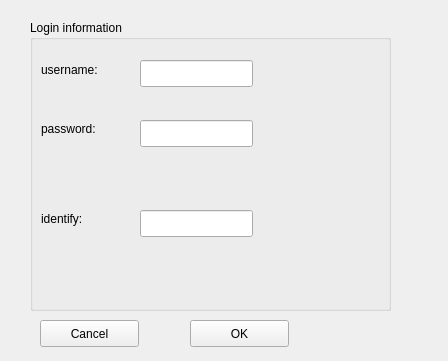
<?xml version="1.0" encoding="UTF-8"?>
<ui version="4.0">
 <class>newreg</class>
 <widget class="QWidget" name="newreg">
  <property name="geometry">
   <rect>
    <x>0</x>
    <y>0</y>
    <width>448</width>
    <height>361</height>
   </rect>
  </property>
  <property name="windowTitle">
   <string>Form</string>
  </property>
  <widget class="QGroupBox" name="groupBox">
   <property name="geometry">
    <rect>
     <x>30</x>
     <y>20</y>
     <width>361</width>
     <height>291</height>
    </rect>
   </property>
   <property name="title">
    <string>Login information</string>
   </property>
   <widget class="QLineEdit" name="m_textRegName">
    <property name="geometry">
     <rect>
      <x>110</x>
      <y>40</y>
      <width>113</width>
      <height>27</height>
     </rect>
    </property>
   </widget>
   <widget class="QLineEdit" name="m_textRegPsw">
    <property name="geometry">
     <rect>
      <x>110</x>
      <y>100</y>
      <width>113</width>
      <height>27</height>
     </rect>
    </property>
   </widget>
   <widget class="QLineEdit" name="m_textRegPswAuth">
    <property name="geometry">
     <rect>
      <x>110</x>
      <y>190</y>
      <width>113</width>
      <height>27</height>
     </rect>
    </property>
   </widget>
  </widget>
  <widget class="QPushButton" name="m_btnCancel">
   <property name="geometry">
    <rect>
     <x>40</x>
     <y>320</y>
     <width>99</width>
     <height>27</height>
    </rect>
   </property>
   <property name="text">
    <string>Cancel</string>
   </property>
  </widget>
  <widget class="QPushButton" name="m_btnOK">
   <property name="geometry">
    <rect>
     <x>190</x>
     <y>320</y>
     <width>99</width>
     <height>27</height>
    </rect>
   </property>
   <property name="text">
    <string>OK</string>
   </property>
  </widget>
  <widget class="QLabel" name="label_6">
   <property name="geometry">
    <rect>
     <x>41</x>
     <y>210</y>
     <width>57</width>
     <height>17</height>
    </rect>
   </property>
   <property name="text">
    <string>identify:</string>
   </property>
  </widget>
  <widget class="QLabel" name="label_4">
   <property name="geometry">
    <rect>
     <x>41</x>
     <y>61</y>
     <width>71</width>
     <height>17</height>
    </rect>
   </property>
   <property name="text">
    <string>username:</string>
   </property>
  </widget>
  <widget class="QLabel" name="label_5">
   <property name="geometry">
    <rect>
     <x>41</x>
     <y>120</y>
     <width>69</width>
     <height>17</height>
    </rect>
   </property>
   <property name="text">
    <string>password:</string>
   </property>
  </widget>
 </widget>
 <tabstops>
  <tabstop>m_textRegPsw</tabstop>
  <tabstop>m_textRegPswAuth</tabstop>
  <tabstop>m_btnOK</tabstop>
  <tabstop>m_btnCancel</tabstop>
  <tabstop>m_textRegName</tabstop>
 </tabstops>
 <resources/>
 <connections/>
</ui>
